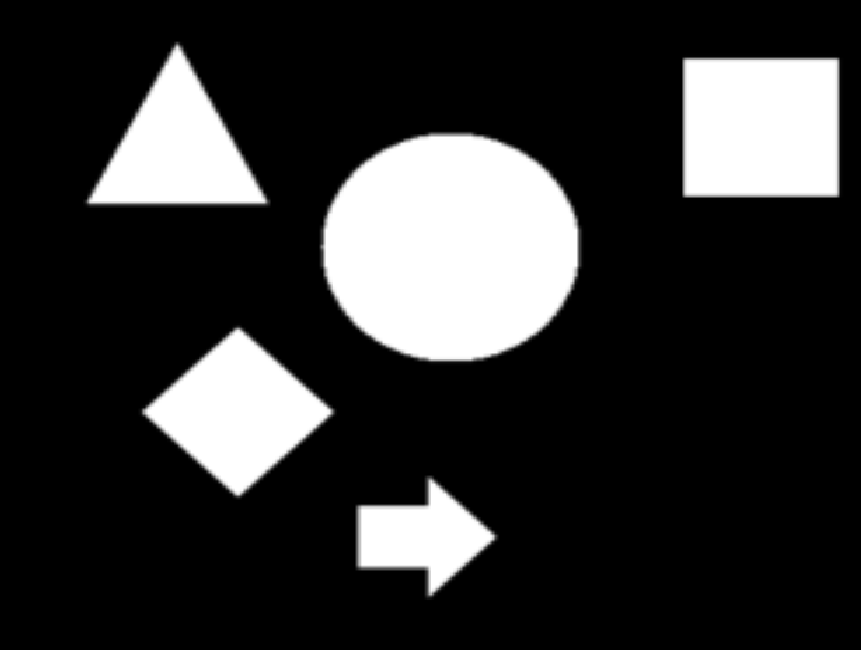
#> input picture HW4/A/Q1/q1.png, 861 x 650 px
$ jupyter execute Q1.ipynb
#> lines starting #> are read from the running program, lines starting #| are printed output that depends on the picture; after the words box and inside, x2 and y2 are one past the last pixel; in counts of white or black regions, pixels touching at a corner belong together
### Libraries

[cell 1]
import cv2
import numpy as np
import matplotlib.pyplot as plt

### Reading the Image

[cell 2]
image = cv2.imread("q1.png", 0)
#> image is the input picture: shape (650, 861); min 0, max 255, mean 48.8

### Finding Threshold

[cell 3]
# You can use cv2 methods for finding this
_, thresholded = cv2.threshold(image, 127, 255, cv2.THRESH_BINARY)
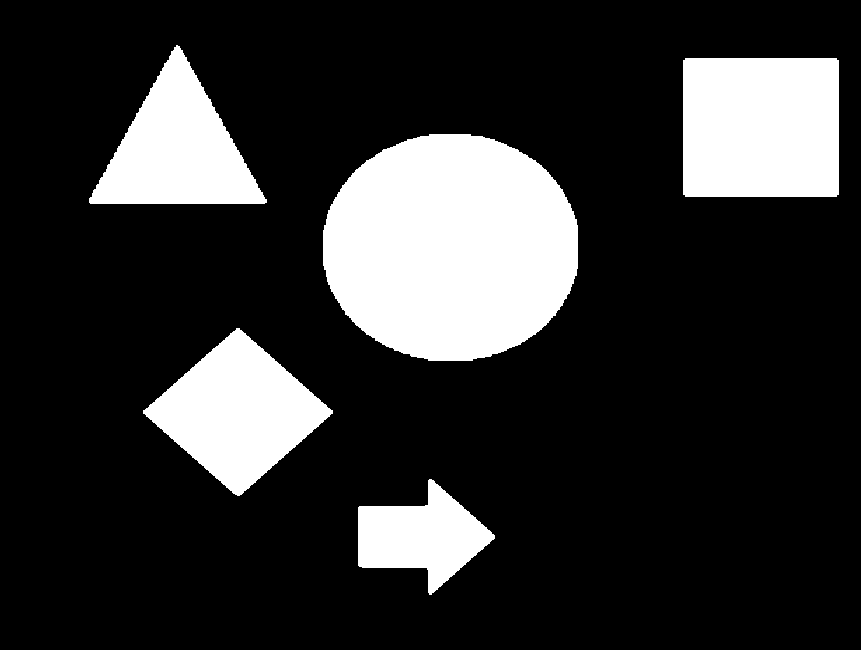
#> thresholded: shape (650, 861); 19.2% white; 5 white regions, box (x1, y1, x2, y2) and area: (323, 134, 578, 361) 46103, (683, 58, 839, 197) 21668, (143, 328, 333, 496) 16364, (89, 45, 267, 204) 14720, (358, 479, 495, 595) 8506

### Finding Connected Components

[cell 4]
# You can use cv2 methods for finding them
num_componenst, components = cv2.connectedComponents(thresholded)
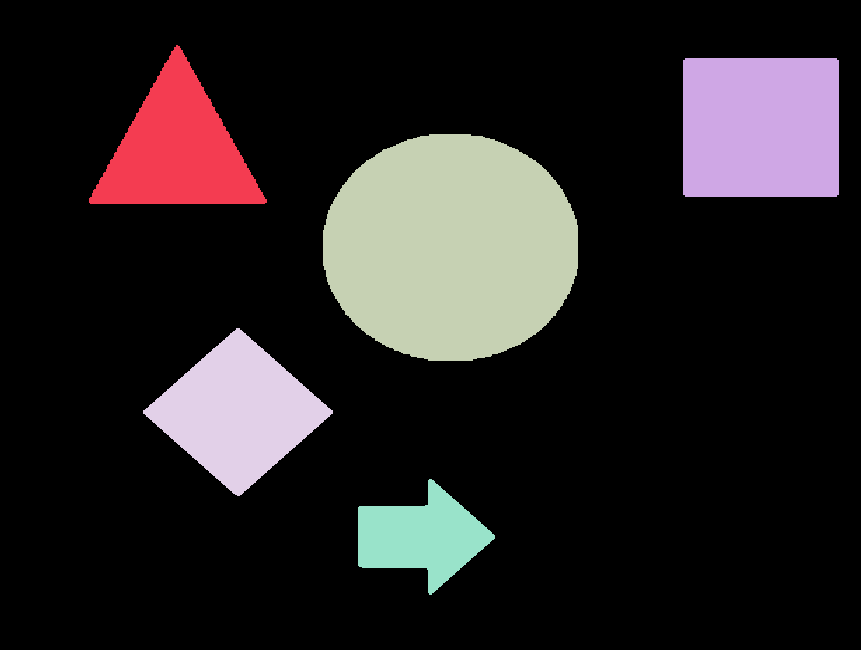
#> components: shape (650, 861) int32; 6 distinct labels, from 0 to 5; one colour per label, 0 black
#> num_componenst = 6

#### Show the result

Show each component with a random color, and write the number of components on the result image

[cell 5]
# Print number of components
print("Number of components:", num_componenst)
#| Number of components: 6

# Normalize labels to fit within a color range
label_img = np.uint8(255 * (components / np.max(components)))
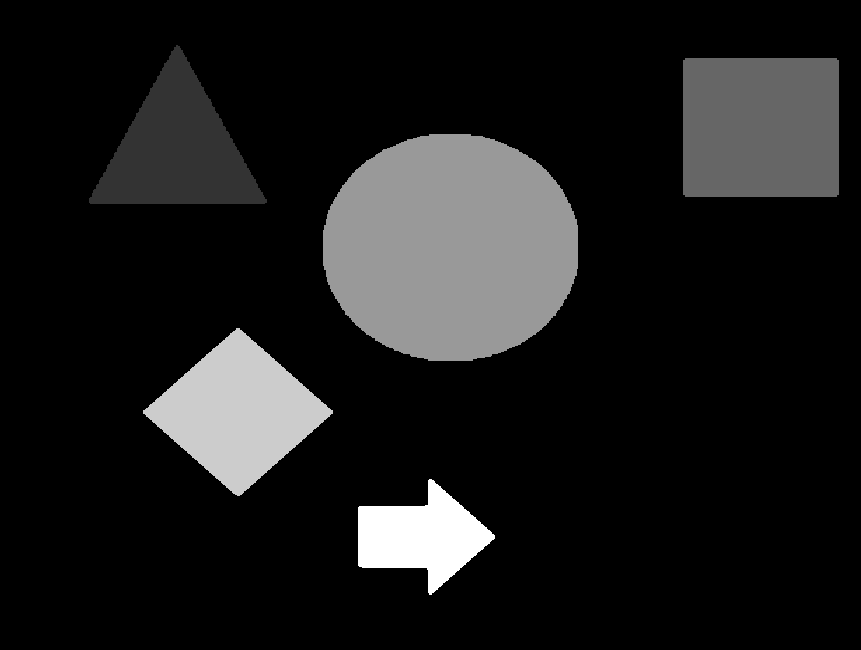
#> label_img: shape (650, 861); min 0, max 255, mean 27.7

# Convert to jet color map
colored_img = cv2.applyColorMap(label_img, cv2.COLORMAP_JET)
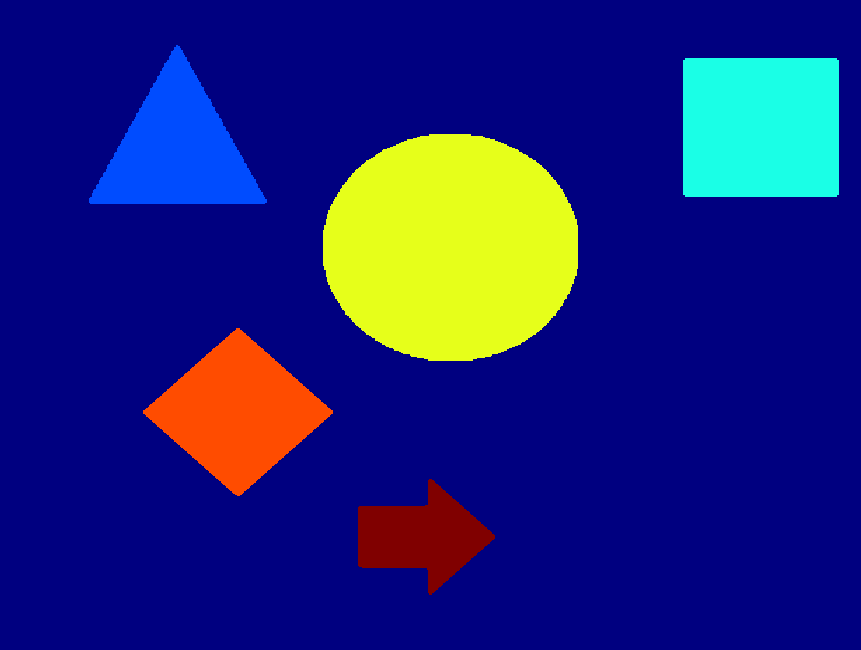
#> colored_img: shape (650, 861, 3); mean B, G, R 121.2, 35.1, 29.4

# Show image
plt.figure(figsize=(8, 6))
plt.imshow(colored_img)
plt.axis("off")
plt.show()
